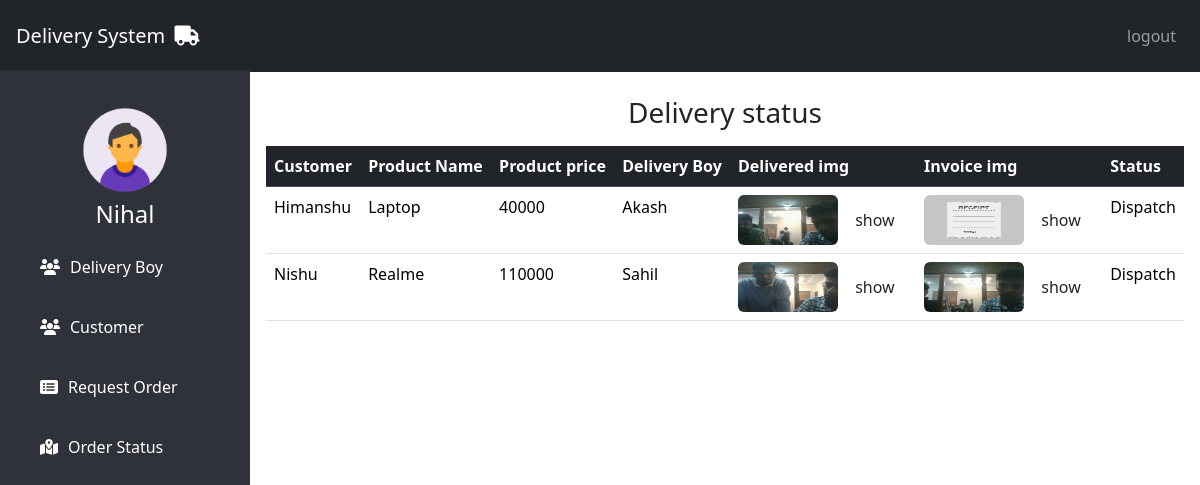
The page /delivery_status/ (signed in) on the database its author committed.
### app/models.py (models this page shows, shortened)
class Order(models.Model):
    customer_name = models.ForeignKey(Customer,on_delete=models.CASCADE,null=True)
    product_name = models.CharField(max_length=200)
    product_img = models.ImageField(upload_to='product_img')
    product_price = models.PositiveIntegerField()
    delivery_boy = models.ForeignKey(User,on_delete=models.CASCADE)
    delivered_img = models.ImageField(upload_to='delivered_img',default='delivered.jpg')
    invoice_img = models.ImageField(upload_to='invoice_img',default='invoicep.jpg')
    status = models.CharField(max_length=200,default='Order Confirm')

class Customer(models.Model):
    name = models.CharField(max_length=200,unique=True)
    email = models.EmailField()
    password = models.CharField(max_length=200)
    address = models.CharField(max_length=200)
    def __str__(self) -> str:
        return self.name

### app/views.py (the view)
# urls.py: path('delivery_status/',delivery_status,name='delivery_status'),
def delivery_status(request):
    if request.user.is_superuser:
        obj = Order.objects.all()
    else:
        obj = Order.objects.filter(delivery_boy=request.user)
    state = {'Order Confirm':'Order Confirm','Dispatch':'Dispatch','Delivered':'Delivered'}
    return render(request,'deliverystatus.html',{'feed':obj,'state':state})

### templates/deliverystatus.html (shortened to what this page needs)
{% extends "adminbase.html" %}
{% load static %}
{% block basecontent %}
{% if request.user.is_superuser %}
<h3 class="text-center">Delivery status</h3>
<div class="m-3">
    <table class="table table-hover " >
        <thead class="table-dark">
            <th>Customer</th>
            <th>Product Name</th>
            <th>Product price</th>
            <th>Delivery Boy</th>
            <th>Delivered img</th>
            <th>Invoice img</th>
            <th>Status</th>
        </thead>
        {% for p in feed %}
        <tr>
        <td>{{p.customer_name}}</td>
        <td>{{p.product_name}}</td>
        <td>{{p.product_price}}</td>
        <td>{{p.delivery_boy}}</td>
        <td><img src="{{p.delivered_img.url}}" alt="delivered image" width="100px" height="50px" class="rounded"> <a href="{% url 'pic' p.pk 1 %}" class="btn btn-promary">show</a></td>
        <td><img src="{{p.invoice_img.url}}" alt="delivered image" width="100px" height="50px" class="rounded"> <a href="{% url 'pic' p.pk 2 %}" class="btn btn-promary">show</a></td>
        <td>{{p.status}}</td>
    </tr>
        {% endfor %}
    </table>
</div>
{% endif %}
{% endblock basecontent %}

### templates/adminbase.html (shortened to what this page needs)
{% load static %}
<!DOCTYPE html>
<html lang="en">
<head>
  <link href="{% static 'fontawesomefree/css/all.min.css' %}" rel="stylesheet" type="text/css">
  <link rel="stylesheet" href="{% static 'css/bootstrap.css' %}">
</head>
<body>
    <nav class="navbar navbar-expand-lg navbar-dark bg-dark d-flex justify-content-between p-3 position-fixed w-100">
      <div>
        <a class="navbar-brand" href="#">Delivery System <i class="fa-solid fa-truck p-1"></i></a>
      </div>
      <div >
        <ul class="navbar-nav">
          <li class="nav-item">
            <a class="nav-link btn btn-primary" href="{% url 'home' %}">logout</a>
          </li>
        </ul>
      </div>
    </nav>
  <div class="sidebar">
    <div class="text-center">
      <img src="{% static 'img/admin.png' %}" width="100px" class="profile_image" alt="admin">
      <h4 class="text-white">{{request.user}}</h4>
    </div>
 {% if request.user.is_superuser %}
 <a href="{% url 'employeelist' %}"><i class="fas fa-users"></i><span>Delivery Boy</span></a>
 <a href="{% url 'customerlist' %}"><i class="fas fa-users"></i><span>Customer</span></a>
 <a href="{% url 'order_create' %}"><i class="fas fa-list-alt"></i><span>Request Order</span></a>
 <a href="{% url 'delivery_status' %}"><i class="fa-solid fa-map-location-dot"></i><span>Order Status</span></a>
 {% else %}
 <a href="{% url 'delivery_status' %}"><i class="fas fa-list-alt"></i><span>Order request</span></a>
 {% endif %}
  </div>
  <div class="content">
    <br><br><br><br>
    {% block basecontent %}
    {% endblock basecontent %}
  </div>
</body>
</html>

### templates/adminbase.html (style rules this page uses)
.sidebar { background: #2f323a; margin-top: 70px; padding-top: 30px; position: fixed; left: 0; width: 250px; height: 100%; }
.sidebar a { color: #fff; display: block; width: 100%; line-height: 60px; text-decoration: none; padding-left: 40px; }
.sidebar i { padding-right: 10px; }
.content { margin-left: 250px; height: 100vh; }

### rows shown on the page
Order: customer_name "Himanshu", product_name "Laptop", product_price "40000", delivery_boy "Akash", delivered_img (picture), invoice_img (picture), status "Dispatch"
Order: customer_name "Nishu", product_name "Realme", product_price "110000", delivery_boy "Sahil", delivered_img (picture), invoice_img (picture), status "Dispatch"

### other values the page prints
{{ request.user }} "Nihal"
